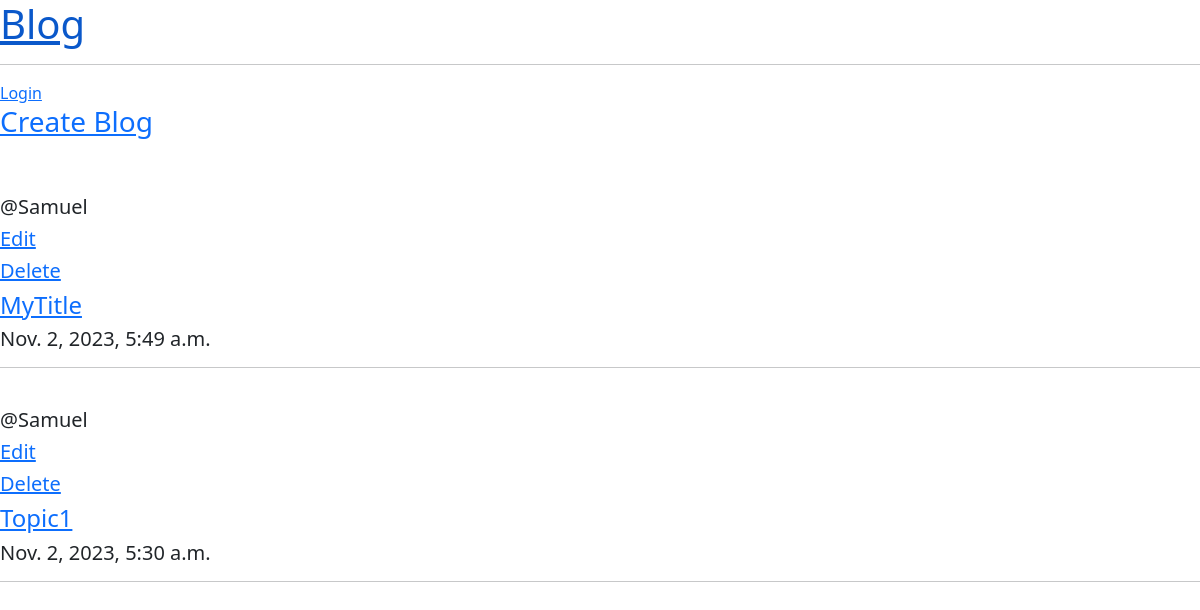
The app's page / (signed in) with its own data.
### base/models.py (models this page shows, shortened)
class Blog(models.Model):
    title = models.CharField(max_length=200)
    author = models.ForeignKey(User, on_delete=models.CASCADE)
    body = models.TextField()
    created = models.DateTimeField(auto_now_add=True)
    updated = models.DateTimeField(auto_now=True)
    class Meta:
        ordering = ["-updated", "-created"]

### base/views.py (the view)
# urls.py: 2. Add a URL to urlpatterns:  path('', views.home, name='home')
def home(request):
    context = {"blogs":blogs}
    return render(request, "home.html", context)

### templates/home.html
{% extends 'main.html' %}
{% block content %}
    <div>
        <a href="{% url 'create-blog' %}"><h3>Create Blog</h3></a><br><br>
        {% for blog in blogs %}
            <div>
                <h5>@{{blog.author}}</h5>
                {% if request.user == blog.author %}
                    <a href="{% url 'update-blog' blog.id %}"><h5>Edit</h5></a>
                    <a href="{% url 'delete-blog' blog.id %}"><h5>Delete</h5></a>
                {% endif %}
                <a href="{% url 'blog' blog.id %}"><h4>{{blog.title}}</h4></a>
                <h5>{{blog.created}}</h5>
                <hr>
                <br>
            </div>
        {% endfor %}
    </div>
{% endblock %}

### templates/main.html (shortened to what this page needs)
<!doctype html>
<html lang="en">
  <head>
    <link href="https://cdn.jsdelivr.net/npm/bootstrap@5.3.2/dist/css/bootstrap.min.css" rel="stylesheet">
  </head>
  <body>
    {% include 'navbar.html' %}
    {% block content %}{% endblock %}
  </body>
</html>

### templates/navbar.html
<div>
    <a href="/"><h1>Blog</h1></a>
    <hr>
    <a href="{% url 'login' %}">Login</a>
</div>

### records on screen
Blog: author "Samuel", shows "Edit", title "MyTitle", created "Nov. 2, 2023, 5:49 a.m."
Blog: author "Samuel", shows "Edit", title "Topic1", created "Nov. 2, 2023, 5:30 a.m."
